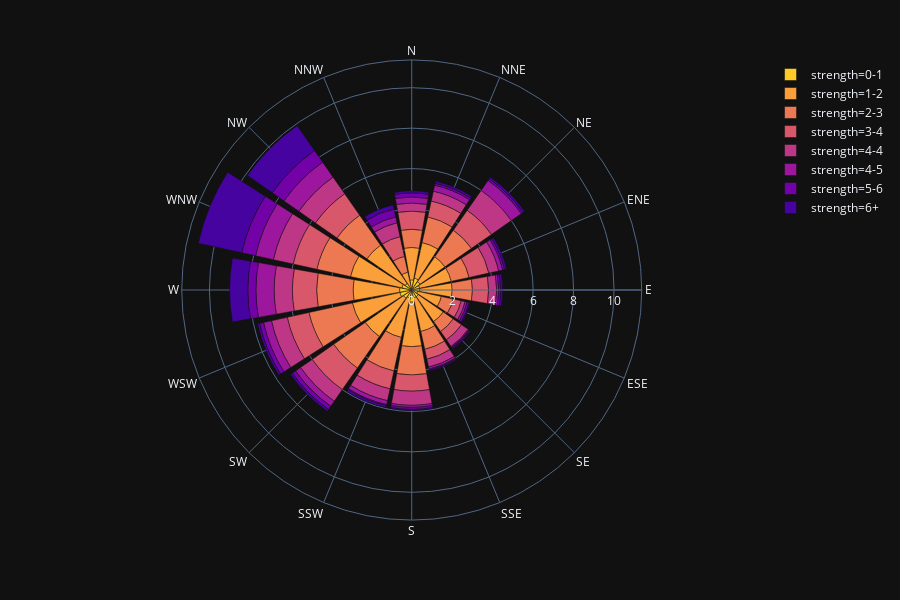

Write notebook code for a chart like this one.
### Markdown cell above
## Wind Rose Charts in Plotly

### Code cell
import plotly.express as px
wind = px.data.wind()
fig = px.bar_polar(wind, r="frequency", theta="direction", 
                   color="strength", template="plotly_dark",
                   color_discrete_sequence= px.colors.sequential.Plasma[-2::-1])
fig.show()

### Figure 1 — Plotly figure (JSON) as saved in the notebook; plotly's stock layout.template omitted (floating-point values rounded to 4 significant figures)
{"data": [{"hoverlabel": {"namelength": 0}, "hovertemplate": "strength=0-1<br>frequency=%{r}<br>direction=%{theta}", "legendgroup": "strength=0-1", "marker": {"color": "#fdca26"}, "name": "strength=0-1", "r": [0.5, 0.6, 0.5, 0.4, 0.4, 0.3, 0.4, 0.4, 0.6, 0.4, 0.5, 0.6, 0.6, 0.5, 0.4, 0.1], "showlegend": true, "subplot": "polar", "theta": ["N", "NNE", "NE", "ENE", "E", "ESE", "SE", "SSE", "S", "SSW", "SW", "WSW", "W", "WNW", "NW", "NNW"], "type": "barpolar"}, {"hoverlabel": {"namelength": 0}, "hovertemplate": "strength=1-2<br>frequency=%{r}<br>direction=%{theta}", "legendgroup": "strength=1-2", "marker": {"color": "#fb9f3a"}, "name": "strength=1-2", "r": [1.6, 1.8, 1.5, 1.6, 1.6, 1.2, 1.5, 1.7, 2.2, 2, 2.3, 2.4, 2.3, 2.6, 2.3, 0.8], "showlegend": true, "subplot": "polar", "theta": ["N", "NNE", "NE", "ENE", "E", "ESE", "SE", "SSE", "S", "SSW", "SW", "WSW", "W", "WNW", "NW", "NNW"], "type": "barpolar"}, {"hoverlabel": {"namelength": 0}, "hovertemplate": "strength=2-3<br>frequency=%{r}<br>direction=%{theta}", "legendgroup": "strength=2-3", "marker": {"color": "#ed7953"}, "name": "strength=2-3", "r": [0.9, 1.3, 1.6, 0.9, 1, 0.6, 0.6, 0.9, 1.4, 1.7, 1.9, 2.2, 1.8, 1.7, 1.8, 0.8], "showlegend": true, "subplot": "polar", "theta": ["N", "NNE", "NE", "ENE", "E", "ESE", "SE", "SSE", "S", "SSW", "SW", "WSW", "W", "WNW", "NW", "NNW"], "type": "barpolar"}, {"hoverlabel": {"namelength": 0}, "hovertemplate": "strength=3-4<br>frequency=%{r}<br>direction=%{theta}", "legendgroup": "strength=3-4", "marker": {"color": "#d8576b"}, "name": "strength=3-4", "r": [0.9, 0.8, 1.2, 1, 0.8, 0.4, 0.5, 0.5, 0.8, 0.9, 1.3, 1.1, 1.2, 1.2, 1.3, 1], "showlegend": true, "subplot": "polar", "theta": ["N", "NNE", "NE", "ENE", "E", "ESE", "SE", "SSE", "S", "SSW", "SW", "WSW", "W", "WNW", "NW", "NNW"], "type": "barpolar"}, {"hoverlabel": {"namelength": 0}, "hovertemplate": "strength=4-4<br>frequency=%{r}<br>direction=%{theta}", "legendgroup": "strength=4-4", "marker": {"color": "#bd3786"}, "name": "strength=4-4", "r": [0.4, 0.5, 1.2, 0.5, 0.4, 0.2, 0.4, 0.4, 0.7, 0.6, 0.7, 0.8, 0.9, 1, 1, 0.7], "showlegend": true, "subplot": "polar", "theta": ["N", "NNE", "NE", "ENE", "E", "ESE", "SE", "SSE", "S", "SSW", "SW", "WSW", "W", "WNW", "NW", "NNW"], "type": "barpolar"}, {"hoverlabel": {"namelength": 0}, "hovertemplate": "strength=4-5<br>frequency=%{r}<br>direction=%{theta}", "legendgroup": "strength=4-5", "marker": {"color": "#9c179e"}, "name": "strength=4-5", "r": [0.3, 0.3, 0.6, 0.2, 0.1, 0.1, 0.05, 0.1, 0.1, 0.2, 0.3, 0.4, 0.9, 0.9, 0.9, 0.3], "showlegend": true, "subplot": "polar", "theta": ["N", "NNE", "NE", "ENE", "E", "ESE", "SE", "SSE", "S", "SSW", "SW", "WSW", "W", "WNW", "NW", "NNW"], "type": "barpolar"}, {"hoverlabel": {"namelength": 0}, "hovertemplate": "strength=5-6<br>frequency=%{r}<br>direction=%{theta}", "legendgroup": "strength=5-6", "marker": {"color": "#7201a8"}, "name": "strength=5-6", "r": [0.2, 0.1, 0.1, 0.1, 0.1, 0.1, 0.05, 0.05, 0.1, 0.05, 0.2, 0.2, 0.4, 0.7, 0.7, 0.4], "showlegend": true, "subplot": "polar", "theta": ["N", "NNE", "NE", "ENE", "E", "ESE", "SE", "SSE", "S", "SSW", "SW", "WSW", "W", "WNW", "NW", "NNW"], "type": "barpolar"}, {"hoverlabel": {"namelength": 0}, "hovertemplate": "strength=6+<br>frequency=%{r}<br>direction=%{theta}", "legendgroup": "strength=6+", "marker": {"color": "#46039f"}, "name": "strength=6+", "r": [0.1, 0.1, 0.1, 0.1, 0.1, 0.05, 0.05, 0.05, 0.05, 0.1, 0.1, 0.1, 0.9, 2.2, 1.5, 0.2], "showlegend": true, "subplot": "polar", "theta": ["N", "NNE", "NE", "ENE", "E", "ESE", "SE", "SSE", "S", "SSW", "SW", "WSW", "W", "WNW", "NW", "NNW"], "type": "barpolar"}], "layout": {"barmode": "relative", "barnorm": "", "height": 600, "legend": {"tracegroupgap": 0}, "margin": {"t": 60}, "polar": {"angularaxis": {"direction": "clockwise", "rotation": 90}, "domain": {"x": [0, 0.98], "y": [0, 1]}}}}
